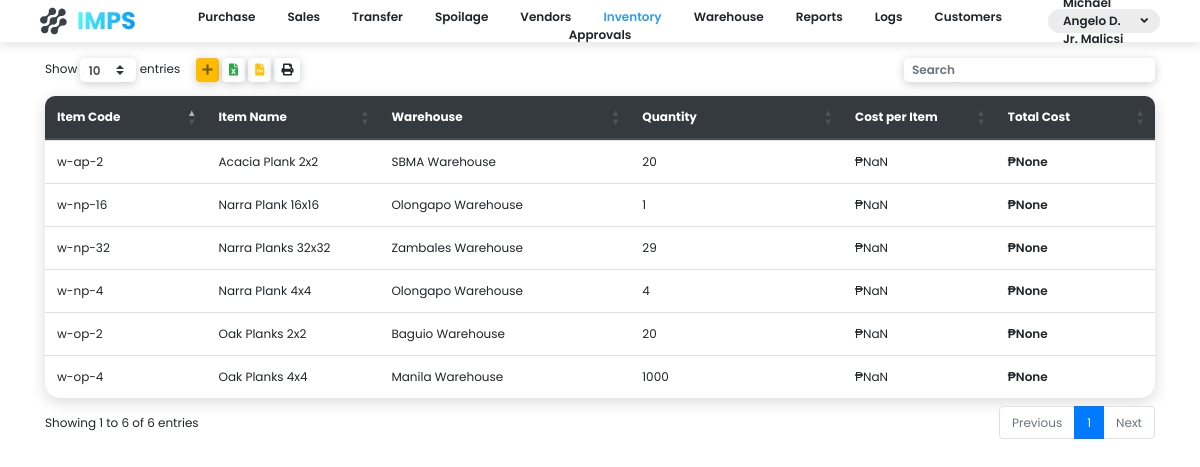
Screenshot of /inventory-page/ (signed in) with the database file from the repository.
### app/models.py (models this page shows, shortened)
class User(models.Model):
    first_name = models.CharField(max_length=255)
    last_name = models.CharField(max_length=255)
    position = models.CharField(max_length=255)
    login = models.ForeignKey(Login, on_delete=models.CASCADE)

class Product(models.Model):
    code = models.CharField(max_length=255)
    name = models.CharField(max_length=255)
    description = models.TextField(null=True, blank=True)
    quantity = models.IntegerField()
    cost_per_item = models.DecimalField(max_digits=24, decimal_places=5, null=True, blank=True)
    total_cost = models.DecimalField(max_digits=24, decimal_places=5, null=True, blank=True)
    turnover = models.DecimalField(max_digits=3, decimal_places=2, null=True, blank=True)
    warehouse = models.ForeignKey(Warehouse, on_delete=models.CASCADE, null=True, blank=True)

class Warehouse(models.Model):
    name = models.CharField(max_length=255)
    address = models.CharField(max_length=255, null=True, blank=True)

### app/views/inventorylist.py (the view)
# urls.py: path('inventory-page/', views.inventory_page),
def inventory_page(request):
    if request.session.is_empty():
        return redirect('/login/')
    context = {
        'items': Product.objects.all(),
        'me': User.objects.select_related().get(login__username=request.session.get('username')),
        'warehouses': Warehouse.objects.all()
    }
    return render(request, 'inventory.html', context)

### templates/inventory.html (shortened to what this page needs)
<!DOCTYPE html>
<html lang="en">
<head>
    <link rel="stylesheet" href="https://cdn.jsdelivr.net/npm/bootstrap@4.5.3/dist/css/bootstrap.min.css">
    <link rel="stylesheet" href="https://cdn.datatables.net/buttons/1.6.5/css/buttons.dataTables.min.css">
    <link rel="stylesheet" href="https://cdn.datatables.net/1.10.22/css/dataTables.bootstrap4.min.css">
    <link rel="stylesheet" href="/static/css/style.css">
    <link rel="stylesheet" href="/static/css/fontawesome.all.css">
</head>
<body class="font-size-12">
  <div class="c-nav d-flex font-w-600 mb-3">
    <div class="c-nav-item justify-content-start">
      <img src="/static/media/Group 117.svg" class="logo">
    </div>
    <div class="c-nav-item justify-content-end dropdown">
      <div class="nav-name" data-toggle="dropdown">
        <span>{{me.first_name}} {{me.last_name}}</span> <i class="fas fa-angle-down ml-1"></i>
      </div>
    </div>
  </div>
  <div class="container" id="app">
    <div class="modal fade" id="exampleModal" tabindex="-1" role="dialog" aria-labelledby="exampleModalLabel" aria-hidden="true">
    </div>
    <table id="table" class="table box-shadow-medium b-tl-radius-10 b-tr-radius-10">
        <thead class="thead-dark">
        <tr class="">
            <th class="b-tl-radius-10" style="border-top: 0px;">Item Code</th>
            <th style="border-top: 0px;">Item Name</th>
            <th style="border-top: 0px;">Warehouse</th>
            <th style="border-top: 0px;">Quantity</th>
            <th style="border-top: 0px;">Cost per Item</th>
            <th class="b-tr-radius-10" style="border-top: 0px;">Total Cost</th>
        </tr>
        </thead>
        <tbody>
        {% for item in items%}
        <tr>
            <td>{{item.code}}</td>
            <td>{{item.name}}</td>
            <td>{{item.warehouse.name}}</td>
            <td>{{item.quantity}}</td>
            <td>₱<script>document.write(parseFloat('{{item.cost_per_item}}'))</script></td>
            <td class="font-w-600">₱{{item.total_cost}}</td>
        </tr>
        {% endfor %}
        </tbody>
    </table>
</body>
{% load sweetify %}
</html>

### static/css/style.css (style rules this page uses)
body { font-family: 'Poppins', sans-serif; min-width: 720px; }
.font-size-12 { font-size: 12px; }
.table { background: #fff; border-radius: 15px; }
.box-shadow-medium { box-shadow: 0px 4px 15px rgba(0,0,0,0.15); }
.font-w-600 { font-weight: 600; }
.b-tl-radius-10 { border-top-left-radius: 10px; }
.b-tr-radius-10 { border-top-right-radius: 10px; }
.c-nav { height: 42px; background: white; box-shadow: 0px 4px 10px rgba(0,0,0,0.10); width: 100%; padding-left:5vh; padding-right: 5vh; }
.c-nav-item { display: inline-flex; align-items: center; width: 10%; }
.logo { cursor: pointer; }
.nav-name { display: flex; height: 24px; background: #ECECEC; padding: 0px 12px 0px 15px; align-items: center; border-radius: 12px; cursor: pointer; }
#table { display: none; }

### rows the page displays
User: last_name "Malicsi"
Product: code "w-np-4", name "Narra Plank 4x4", warehouse.name "Olongapo Warehouse", quantity "4", total_cost "None"
Product: code "w-ap-2", name "Acacia Plank 2x2", warehouse.name "SBMA Warehouse", quantity "20", total_cost "None"
Product: code "w-np-16", name "Narra Plank 16x16", warehouse.name "Olongapo Warehouse", quantity "1", total_cost "None"
Product: code "w-np-32", name "Narra Planks 32x32", warehouse.name "Zambales Warehouse", quantity "29", total_cost "None"
Product: code "w-op-2", name "Oak Planks 2x2", warehouse.name "Baguio Warehouse", quantity "20", total_cost "None"
Product: code "w-op-4", name "Oak Planks 4x4", warehouse.name "Manila Warehouse", quantity "1000", total_cost "None"
